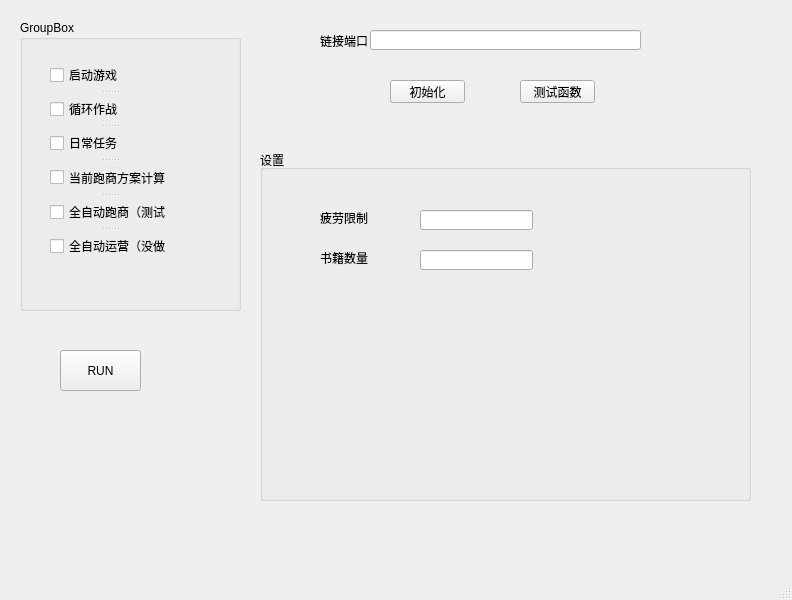
<?xml version="1.0" encoding="UTF-8"?>
<ui version="4.0">
 <class>MainWindow</class>
 <widget class="QMainWindow" name="MainWindow">
  <property name="geometry">
   <rect>
    <x>0</x>
    <y>0</y>
    <width>792</width>
    <height>600</height>
   </rect>
  </property>
  <property name="windowTitle">
   <string>MainWindow</string>
  </property>
  <widget class="QWidget" name="centralwidget">
   <widget class="QGroupBox" name="groupBox">
    <property name="geometry">
     <rect>
      <x>20</x>
      <y>20</y>
      <width>221</width>
      <height>291</height>
     </rect>
    </property>
    <property name="title">
     <string>GroupBox</string>
    </property>
    <widget class="QSplitter" name="splitter">
     <property name="geometry">
      <rect>
       <x>30</x>
       <y>40</y>
       <width>119</width>
       <height>201</height>
      </rect>
     </property>
     <property name="orientation">
      <enum>Qt::Vertical</enum>
     </property>
     <widget class="QCheckBox" name="star_game">
      <property name="text">
       <string>启动游戏</string>
      </property>
     </widget>
     <widget class="QCheckBox" name="battle_loop">
      <property name="text">
       <string>循环作战</string>
      </property>
     </widget>
     <widget class="QCheckBox" name="daily_work">
      <property name="text">
       <string>日常任务</string>
      </property>
     </widget>
     <widget class="QCheckBox" name="calculation_scheme">
      <property name="text">
       <string>当前跑商方案计算</string>
      </property>
     </widget>
     <widget class="QCheckBox" name="auto_bussise">
      <property name="text">
       <string>全自动跑商（测试</string>
      </property>
     </widget>
     <widget class="QCheckBox" name="nothing">
      <property name="text">
       <string>全自动运营（没做</string>
      </property>
     </widget>
    </widget>
   </widget>
   <widget class="QLabel" name="label">
    <property name="geometry">
     <rect>
      <x>320</x>
      <y>30</y>
      <width>71</width>
      <height>21</height>
     </rect>
    </property>
    <property name="text">
     <string>链接端口</string>
    </property>
   </widget>
   <widget class="QLineEdit" name="init_setting">
    <property name="geometry">
     <rect>
      <x>370</x>
      <y>30</y>
      <width>271</width>
      <height>20</height>
     </rect>
    </property>
   </widget>
   <widget class="QPushButton" name="init_run">
    <property name="geometry">
     <rect>
      <x>390</x>
      <y>80</y>
      <width>75</width>
      <height>23</height>
     </rect>
    </property>
    <property name="text">
     <string>初始化</string>
    </property>
   </widget>
   <widget class="QPushButton" name="run_test">
    <property name="geometry">
     <rect>
      <x>520</x>
      <y>80</y>
      <width>75</width>
      <height>23</height>
     </rect>
    </property>
    <property name="text">
     <string>测试函数</string>
    </property>
   </widget>
   <widget class="QPushButton" name="RUN">
    <property name="geometry">
     <rect>
      <x>60</x>
      <y>350</y>
      <width>81</width>
      <height>41</height>
     </rect>
    </property>
    <property name="text">
     <string>RUN</string>
    </property>
   </widget>
   <widget class="QGroupBox" name="groupBox_2">
    <property name="geometry">
     <rect>
      <x>260</x>
      <y>150</y>
      <width>491</width>
      <height>351</height>
     </rect>
    </property>
    <property name="title">
     <string>设置</string>
    </property>
    <widget class="QLabel" name="label_2">
     <property name="geometry">
      <rect>
       <x>60</x>
       <y>60</y>
       <width>51</width>
       <height>16</height>
      </rect>
     </property>
     <property name="text">
      <string>疲劳限制</string>
     </property>
    </widget>
    <widget class="QLineEdit" name="lineEdit_2">
     <property name="geometry">
      <rect>
       <x>160</x>
       <y>60</y>
       <width>113</width>
       <height>20</height>
      </rect>
     </property>
    </widget>
    <widget class="QLabel" name="label_3">
     <property name="geometry">
      <rect>
       <x>60</x>
       <y>100</y>
       <width>51</width>
       <height>16</height>
      </rect>
     </property>
     <property name="text">
      <string>书籍数量</string>
     </property>
    </widget>
    <widget class="QLineEdit" name="lineEdit_3">
     <property name="geometry">
      <rect>
       <x>160</x>
       <y>100</y>
       <width>113</width>
       <height>20</height>
      </rect>
     </property>
    </widget>
   </widget>
  </widget>
  <widget class="QMenuBar" name="menubar">
   <property name="geometry">
    <rect>
     <x>0</x>
     <y>0</y>
     <width>792</width>
     <height>23</height>
    </rect>
   </property>
  </widget>
  <widget class="QStatusBar" name="statusbar"/>
 </widget>
 <resources/>
 <connections/>
</ui>
